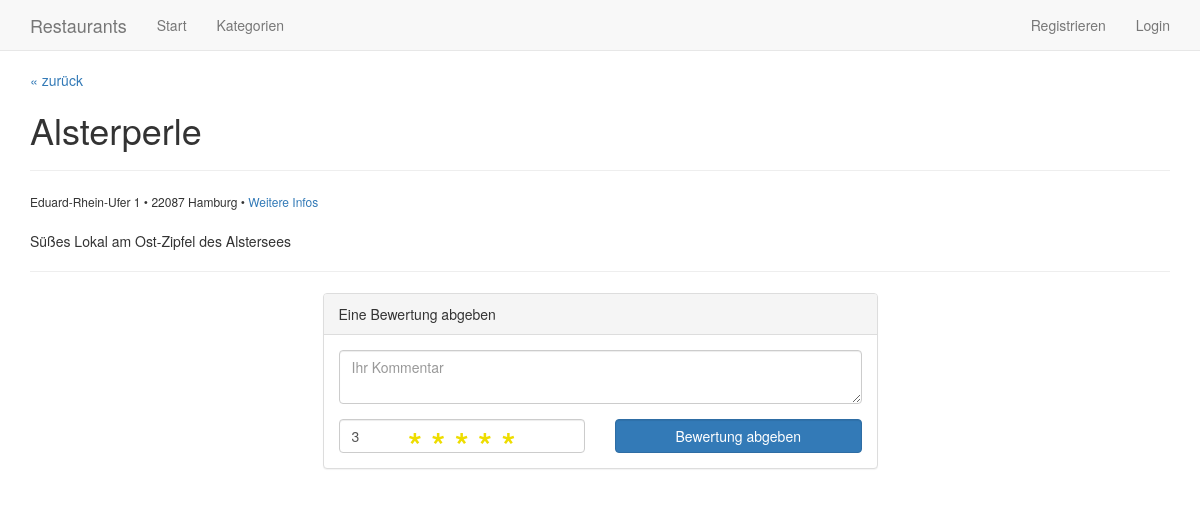
/detail/3, run on the app's committed database.
### tables this page shows
CREATE TABLE restaurant (
        id INTEGER PRIMARY KEY,
        name TEXT,
        description TEXT,
        url TEXT,
        street TEXT,
        city TEXT,
        zip INTEGER      
);

### application.py (the view)
@app.route('/detail/<int:restaurant_id>')
def detail(restaurant_id):
	restaurant = query_db('SELECT * FROM restaurant WHERE id = ?', (restaurant_id,), True)
	ratings = query_db('SELECT * FROM rating WHERE restaurant_id = ?', (restaurant_id,))
	return render_template('detail.html', restaurant=restaurant, ratings=ratings)

### application.py (called while the page is built)
def get_db():
	db = getattr(g, '_database', None)
	if db is None:
		db = g._database = sqlite3.connect(DATABASE)
	db.row_factory = sqlite3.Row
	return db

@app.teardown_appcontext
def close_connection(exception):
	db = getattr(g, '_database', None)
	if db is not None:
		db.close()

def query_db(query, args=(), one=False):
	cur = get_db().execute(query, args)
	rv = cur.fetchall()
	cur.close()
	return (rv[0] if rv else None) if one else rv

### templates/detail.html (shortened to what this page needs)
{% extends "layout.html" %}
{% block navigation %}{{ super( ) }}{% endblock %}
{% block content %}
	<p><a href="#" onClick="window.history.back();">&laquo; zurück</a></p>
	<h1>{{ restaurant['name'] }}</h1>
	<hr>
	<span style="font-size: 12px;">
		{{ restaurant['street'] }} &bull; {{ restaurant['zip'] }} {{ restaurant['city'] }} &bull;
		<a target="_blank" href="{{ restaurant['url'] }}">Weitere Infos</a><br><br>
	</span>
	<p>{{ restaurant['description'] }}</p>
	<hr>
	<div class="row">
		<div class="col-sm-offset-3 col-sm-6">
		</div>
	</div>
	<div class="row">
		<div class="col-sm-offset-3 col-sm-6">
			<div class="panel panel-default">
				<div class="panel-heading">
					Eine Bewertung abgeben
				</div>
				<div class="panel-body">
					<form action="{{ url_for('.rate') }}" method="get">
						<div class="row">
 							<div class="col-md-12">
								<textarea name="text" placeholder="Ihr Kommentar" class="form-control" required="required"></textarea>
							</div>
							<div class="col-md-6 text-center">
								<span style="margin-top: 15px; display: block; font-size: 35px; height: 0px; color: #ED0;"><strong>* * * * *</strong></span>
								<input class="form-control" type="number" name="rating" length="1" min="1" max="5" value="3">
							</div>
							<div class="col-md-6">
								<input type="submit" value="Bewertung abgeben" class="form-control btn btn-primary" style="margin-top: 15px;">
							</div>
						</div>
					</form>
				</div>
			</div>
		</div>
	</div>
{% endblock %}

### data on the page
restaurant: name "Alsterperle", street "Eduard-Rhein-Ufer 1", zip "22087", city "Hamburg", description "Süßes Lokal am Ost-Zipfel des Alstersees"
